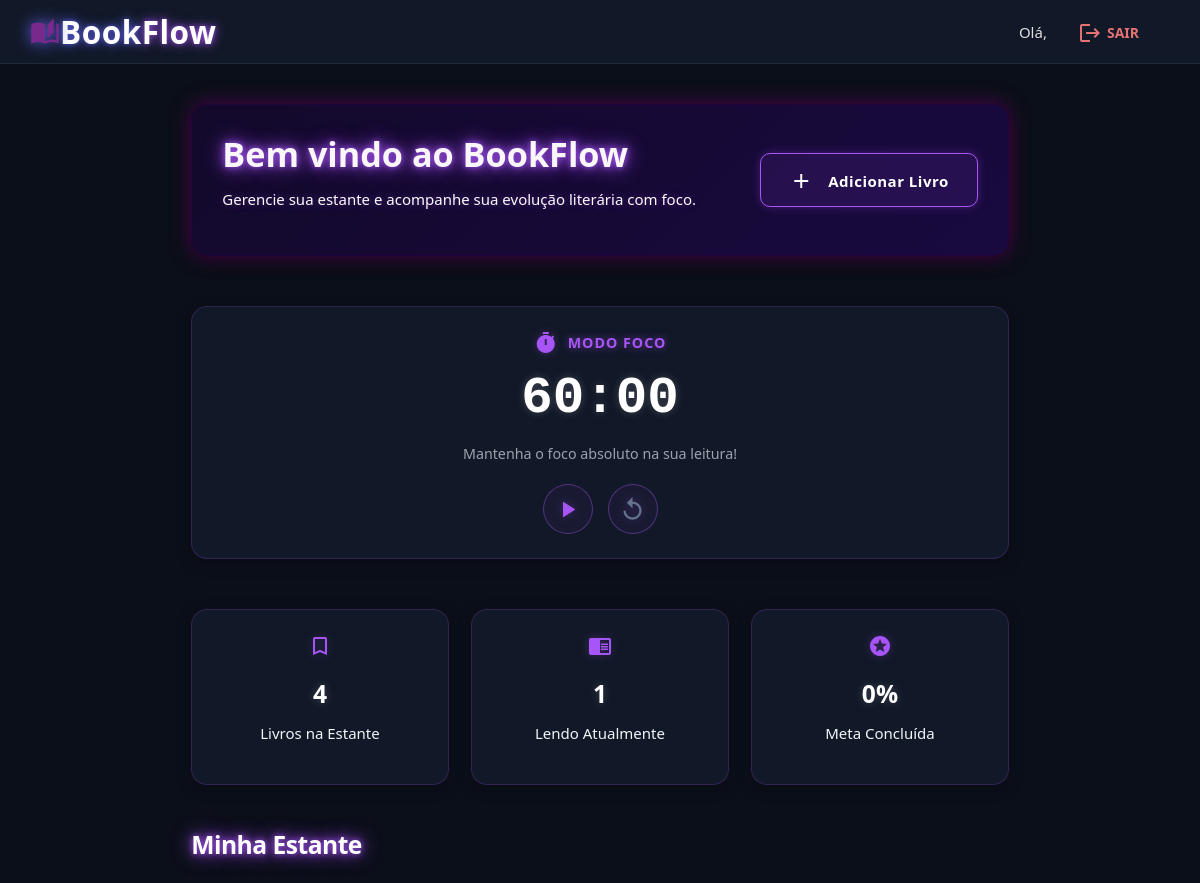
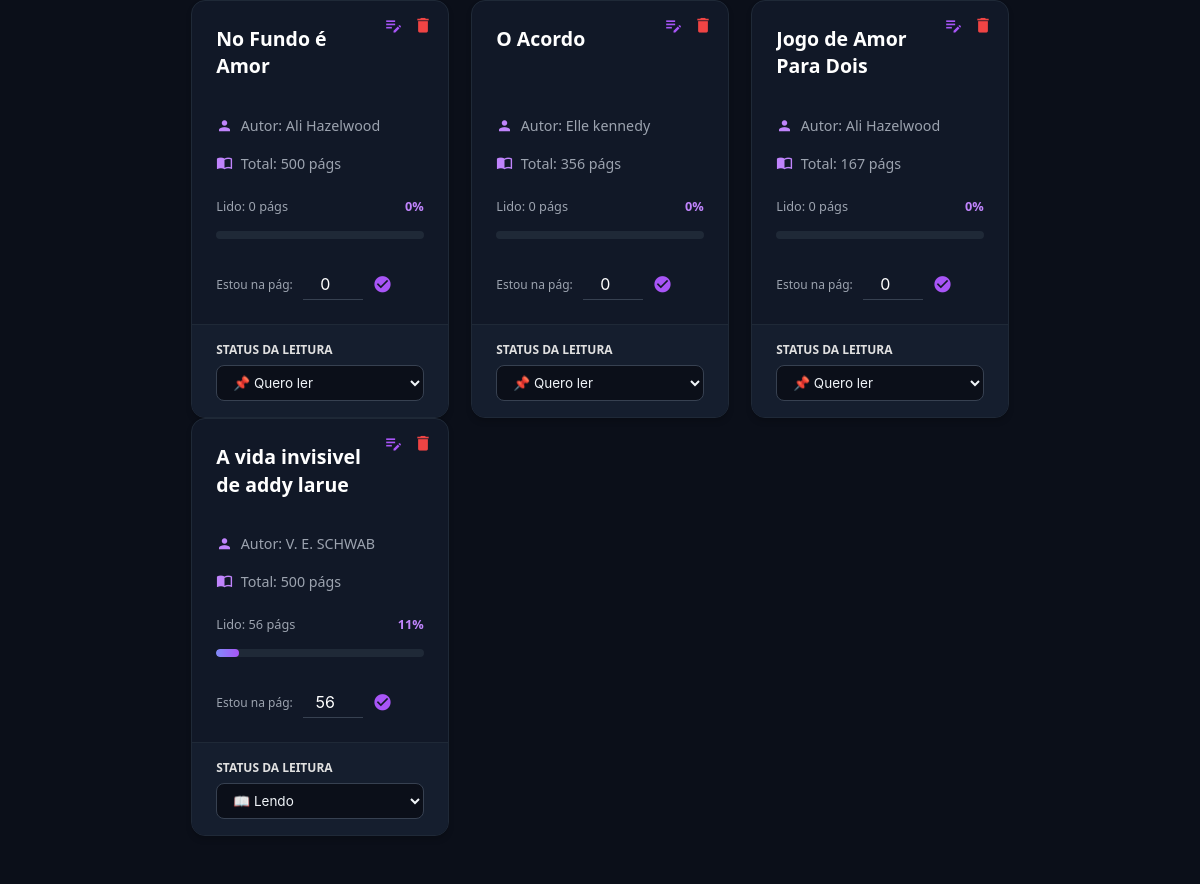
/VIEW/dashboard.php (signed in), run on the app's committed database (2 pictures, top to bottom).
### tables this page shows
CREATE TABLE `livros` (
  `id` int(11) NOT NULL,
  `usuario_id` int(11) NOT NULL,
  `titulo` varchar(255) NOT NULL,
  `autor` varchar(255) NOT NULL,
  `editora` varchar(150) DEFAULT NULL,
  `genero` varchar(100) DEFAULT NULL,
  `paginas` int(11) NOT NULL,
  `ano_publicacao` int(11) DEFAULT NULL,
  `isbn` varchar(20) DEFAULT NULL,
  `capa_url` varchar(255) DEFAULT NULL,
  `status` enum('Quero comprar','Quero ler','Lendo','Finalizado','Abandonado') NOT NULL DEFAULT 'Quero ler',
  `favorito` tinyint(1) DEFAULT 0,
  `criado_em` timestamp NOT NULL DEFAULT current_timestamp(),
  `paginas_lidas` int(11) DEFAULT 0,
  `comentarios` text DEFAULT NULL,
  `capa` varchar(255) DEFAULT NULL,
  `nota` int(11) DEFAULT 0
);

### config/database.php (called while the page is built)
<?php
class Database {
    private static $instance = null;
    private $conn;
    private $host = "localhost";
    private $db_name = "bookflow";
    private $username = "root";
    private $password = "";
    private function __construct() {
        try {
            $this->conn = new PDO(
                "mysql:host=" . $this->host . ";dbname=" . $this->db_name . ";charset=utf8",
                $this->username,
                $this->password
            );
            $this->conn->setAttribute(PDO::ATTR_ERRMODE, PDO::ERRMODE_EXCEPTION);
            $this->conn->setAttribute(PDO::ATTR_DEFAULT_FETCH_MODE, PDO::FETCH_ASSOC);
        } catch (PDOException $e) {
            die("Erro ao conectar ao BookFlow: " . $e->getMessage());
        }
    }
    public static function getInstance() {
        if (!self::$instance) {
            self::$instance = new Database();
        }
        return self::$instance->getConnection();
    }
    public function getConnection() {
        return $this->conn;
    }
}

### DAL/LivroDAL.php (called while the page is built, shortened)
<?php
require_once __DIR__ . '/../config/database.php';
require_once __DIR__ . '/../MODEL/Livro.php';
class LivroDAL {
    private PDO $conexao;
    public function __construct() {
        $this->conexao = Database::getInstance();
    }
    public function listarPorUsuario(int $usuario_id): array {
        $sql = "SELECT * FROM livros WHERE usuario_id = :usuario_id ORDER BY id DESC";
        $stmt = $this->conexao->prepare($sql);
        $stmt->bindValue(':usuario_id', $usuario_id, PDO::PARAM_INT);
        $stmt->execute();
        $livros = [];
        while ($linha = $stmt->fetch(PDO::FETCH_ASSOC)) {
            $livros[] = new Livro(
                (int)$linha['id'],
                (int)$linha['usuario_id'],
                $linha['titulo'] ?? 'Sem Título',
                $linha['autor'] ?? 'Autor Desconhecido',
                (int)($linha['paginas'] ?? 0),
                $linha['status'] ?? 'Quero ler',
                (int)($linha['paginas_lidas'] ?? 0),
                $linha['comentarios'] ?? ''
            );
        }
        return $livros;
    }
}

### MODEL/Livro.php (called while the page is built, shortened)
<?php
class Livro {
    private ?int $id;
    private string $titulo;
    private string $autor;
    private int $paginas_total;
    private string $status;
    private int $paginasLidas;
    public function __construct(
        ?int $id,
        int $usuario_id,
        string $titulo,
        string $autor,
        int $paginas_total,
        string $status = 'Quero ler',
        int $paginasLidas = 0,
        ?string $comentarios = ''
    ) {
        $this->id = $id;
        $this->titulo = $titulo;
        $this->autor = $autor;
        $this->paginas_total = $paginas_total;
        $this->status = $status;
        $this->paginasLidas = $paginasLidas;
    }
    public function getId(): ?int {
        return $this->id;
    }
    public function getTitulo(): string {
        return $this->titulo;
    }
    public function getAutor(): string {
        return $this->autor;
    }
    public function getPaginasTotal(): int {
        return $this->paginas_total;
    }
    public function getStatus(): string {
        return $this->status;
    }
    public function getPaginasLidas(): int {
        return $this->paginasLidas;
    }
    public function calcularPorcentagem(): int {
        $porcentagem = ($this->paginasLidas / $this->paginas_total) * 100;
        return (int) min(100, max(0, $porcentagem));
    }
}

### VIEW/dashboard.php (the view, shortened to what this page needs)
<?php
require_once __DIR__ . '/../DAL/LivroDAL.php';
$nomeUsuario = $_SESSION['usuario_nome'];
$usuario_id = $_SESSION['usuario_id'];
$livroDAL = new LivroDAL();
$meusLivros = $livroDAL->listarPorUsuario($usuario_id);
$totalLivros = count($meusLivros);
$lendoAtualmente = 0;
$finalizados = 0;
foreach ($meusLivros as $livro) {
    if ($livro instanceof Livro) {
        if ($livro->getStatus() === 'Lendo') {
            $lendoAtualmente++;
        }
    }
}
$metaConcluida = 0;
if ($totalLivros > 0) {
    $metaConcluida = (int)(($finalizados / $totalLivros) * 100);
}
?>
<!DOCTYPE html>
<html lang="pt-BR">
<head>
    <link rel="stylesheet" href="https://cdnjs.cloudflare.com/ajax/libs/materialize/1.0.0/css/materialize.min.css">
    <link rel="stylesheet" href="../public/css/style.css">
</head>
<body>
    <nav>
        <div class="nav-wrapper">
            <a href="#" class="brand-logo left valign-wrapper logo-neon" style="gap: 10px; height: 100%;">
                <i class="material-icons" style="color: #782a8c; margin: 0; font-size: 2rem;">auto_stories</i>
                <span class="logo-neon-text">
                    <span class="brand-book">Book</span><span class="brand-flow">Flow</span>
                </span>
            </a>
            <ul id="nav-mobile" class="right">
                <li><span class="grey-text text-lighten-2 hide-on-small-only" style="font-size: 1rem;">Olá, <b><?php echo htmlspecialchars($nomeUsuario); ?></b></span></li>
                <li>
                    <a href="../CONTROLLER/LogoutController.php" class="waves-effect waves-light btn-flat red-text text-lighten-2 valign-wrapper" style="margin-left: 15px; font-weight: 600;">
                        <i class="material-icons left" style="margin-right: 5px;">logout</i>Sair
                    </a>
                </li>
            </ul>
        </div>
    </nav>
    <div class="container" style="margin-top: 40px; padding-bottom: 50px;">
        <div class="row">
            <div class="col s12">
                <div class="welcome-panel valign-wrapper" style="justify-content: space-between; flex-wrap: wrap; gap: 20px;">
                    <div>
                        <h4 class="text-neon-purple"> Bem vindo ao BookFlow</h4>
                        <p class="text-neon-subtle">Gerencie sua estante e acompanhe sua evolução literária com foco.</p>
                    </div>
                    <a class="waves-effect waves-light btn-large btn-neon-purple modal-trigger" href="#modal-cadastro">
                        <i class="material-icons left">add</i>Adicionar Livro
                    </a>
                </div>
            </div>
        </div>
        <div class="row">
            <div class="col s12">
                <div class="stat-card pomodoro-card">
                    <div class="pomodoro-header" style="display: flex; align-items: center; justify-content: center; gap: 10px;">
                        <i class="material-icons icon-indigo" id="pomodoro-icon" style="color: #a855f7 !important;">timer</i>
                        <span id="pomodoro-status" style="font-weight: 700; letter-spacing: 1px; color: #a855f7; text-transform: uppercase; font-size: 0.95rem;">Modo Foco</span>
                    </div>
                    <h5 class="pomodoro-time">
                        <span id="pomodoro-minutes">60</span>:<span id="pomodoro-seconds">00</span>
                    </h5>
                    <p style="color: #9ca3af; margin: 0; font-size: 0.95rem;">Mantenha o foco absoluto na sua leitura!</p>
                    <div class="pomodoro-controls">
                        <button id="btn-pomodoro-start" title="Iniciar">
                            <i class="material-icons" style="color: #a855f7 !important;">play_arrow</i>
                        </button>
                        <button id="btn-pomodoro-reset" title="Reiniciar">
                            <i class="material-icons" style="color: #64748b !important;">replay</i>
                        </button>
                    </div>
                </div>
            </div>
        </div>
        <div class="row">
            <div class="col s12 m4">
                <div class="stat-card">
                    <i class="material-icons icon-indigo" style="color: #a855f7 !important;">bookmark_border</i>
                    <h5><?php echo $totalLivros; ?></h5>
                    <p>Livros na Estante</p>
                </div>
            </div>
            <div class="col s12 m4">
                <div class="stat-card">
                    <i class="material-icons icon-orange" style="color: #a855f7 !important;">chrome_reader_mode</i>
                    <h5><?php echo $lendoAtualmente; ?></h5>
                    <p>Lendo Atualmente</p>
                </div>
            </div>
            <div class="col s12 m4">
                <div class="stat-card">
                    <i class="material-icons icon-green" style="color: #a855f7 !important;">stars</i>
                    <h5><?php echo $metaConcluida; ?>%</h5>
                    <p>Meta Concluída</p>
                </div>
            </div>
        </div>
        <div class="row" style="margin-top: 30px;">
            <div class="col s12">
                <h5 class="estante-titulo text-neon-purple">Minha Estante</h5>
                <?php if (empty($meusLivros)): ?>
                    <div class="empty-shelf">
                        <i class="material-icons text-neon-subtle">library_books</i>
                        <p class="text-neon-subtle">Sua estante está vazia. Cadastre o seu primeiro livro acima!</p>
                    </div>
                <?php else: ?>
                    <div class="row">
                        <?php foreach ($meusLivros as $livro): ?>
                            <div class="col s12 m4">
                                <div class="book-card" style="position: relative;">
                                    <div style="position: absolute; top: 15px; right: 15px; z-index: 5; display: flex; gap: 10px; align-items: center;">
                                        <a href="#modal-diario-<?php echo $livro->getId(); ?>" class="modal-trigger" style="background: none; border: none; cursor: pointer; padding: 0;" title="Diário de Leitura">
                                            <i class="material-icons" style="color: #a855f7; font-size: 1.3rem; transition: color 0.2s;" onmouseover="this.style.color='#c084fc'" onmouseout="this.style.color='#a855f7'">edit_note</i>
                                        </a>
                                        <form action="../CONTROLLER/DeleteLivroController.php" method="POST" style="margin: 0;" onsubmit="return confirm('Deseja mesmo remover este livro da sua estante?');">
                                            <button type="submit" style="background: none; border: none; cursor: pointer; padding: 0;" title="Remover Livro">
                                                <i class="material-icons" style="color: #ef4444; font-size: 1.3rem; transition: color 0.2s;" onmouseover="this.style.color='#f87171'" onmouseout="this.style.color='#ef4444'">delete</i>
                                            </button>
                                        </form>
                                    </div>
                                    <div class="card-content">
                                        <span class="card-title" style="padding-right: 50px;"><?php echo htmlspecialchars($livro->getTitulo()); ?></span>
                                        <p><i class="material-icons">person</i> Autor: <?php echo htmlspecialchars($livro->getAutor()); ?></p>
                                        <p><i class="material-icons">import_contacts</i> Total: <?php echo $livro->getPaginasTotal(); ?> págs</p>
                                        <div style="margin-top: 15px; display: flex; justify-content: space-between; font-size: 0.85rem; color: #9ca3af;">
                                            <span>Lido: <?php echo $livro->getPaginasLidas(); ?> págs</span>
                                            <span style="font-weight: 700; color: #c084fc;"><?php echo $livro->calcularPorcentagem(); ?>%</span>
                                        </div>
                                        <div class="progress-container">
                                            <div class="progress-bar" style="width: <?php echo $livro->calcularPorcentagem(); ?>%;"></div>
                                        </div>
                                        <form action="../CONTROLLER/UpdateProgressoController.php" method="POST" class="progress-form">
                                            <span style="font-size: 0.8rem; color: #9ca3af;">Estou na pág:</span>
                                            <input type="number" name="paginas_lidas" value="<?php echo $livro->getPaginasLidas(); ?>" min="0" max="<?php echo $livro->getPaginasTotal(); ?>" required>
                                            <button type="submit" title="Salvar progresso">
                                                <i class="material-icons" style="font-size: 1.3rem;">check_circle</i>
                                            </button>
                                        </form>
                                    </div>
                                    <div class="card-action">
                                        <form action="../CONTROLLER/UpdateStatusController.php" method="POST">
                                            <label class="grey-text text-lighten-2" style="font-size: 0.8rem; font-weight: 600; display: block; margin-bottom: 4px;">STATUS DA LEITURA</label>
                                            <select name="status" class="browser-default status-select" onchange="this.form.submit()">
                                                <option value="Quero ler" <?php echo $livro->getStatus() === 'Quero ler' ? 'selected' : ''; ?>>📌 Quero ler</option>
                                                <option value="Lendo" <?php echo $livro->getStatus() === 'Lendo' ? 'selected' : ''; ?>>📖 Lendo</option>
                                            </select>
                                        </form>
                                    </div>
                                </div>
                            </div>
                        <?php endforeach; ?>
                    </div>
                <?php endif; ?>
            </div>
        </div>
    </div>
</body>
</html>

### data on the page
livros: titulo "No Fundo é Amor", autor "Ali Hazelwood", paginas "500", paginas_lidas "0", status "📌 Quero ler"
livros: titulo "O Acordo", autor "Elle kennedy", paginas "356", paginas_lidas "0", status "📌 Quero ler"
livros: titulo "Jogo de Amor Para Dois", autor "Ali Hazelwood", paginas "167", paginas_lidas "0", status "📌 Quero ler"
livros: titulo "A vida invisivel de addy larue", autor "V. E. SCHWAB", paginas "500", paginas_lidas "56", $livro->calcularPorcentagem() "11", status "📖 Lendo"

### other printed values
$totalLivros "4"
$lendoAtualmente "1"
$metaConcluida "0"
